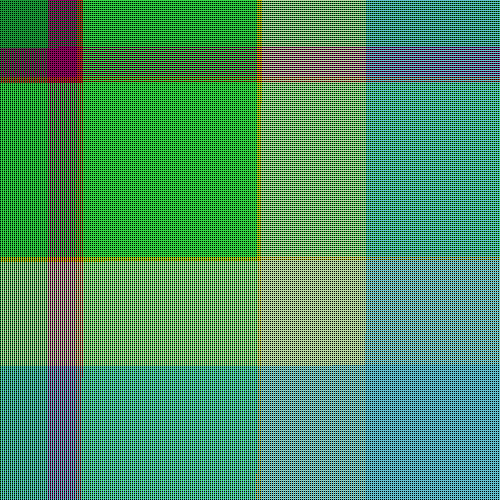
#> input picture example/p.bmp, 500 x 500 px; its folder holds only this picture in this run
$ python -i transformations.py   (imports and definitions only)
#> lines starting #> are read from the running program, lines starting #| are printed output that depends on the picture
# Program Made By: Ian McDowell
# Started 4 March 2019

from PIL import Image
import glob, os, imageio, random

#flips each pixel's y-coordinate
def flipY(fileName):
	im = Image.open(fileName)
	pixels = im.load()
	width = im.size[0];
	height = im.size[1];
	global img
	img = Image.new("RGBA",(width, height),(0,0,0,0))
	for x in range(width):
		for y in range(height):
			img.putpixel((x,y),pixels[x,abs(y-height)-1])
	img.save(fileName[:fileName.find('.')] + '_FlipY.bmp')
	print("Flipped-Y file has been created")

#flips each pixel's x-coordinate
def flipX(fileName):
	im = Image.open(fileName)
	pixels = im.load()
	width = im.size[0];
	height = im.size[1];
	global img
	img = Image.new("RGBA",(width, height),(0,0,0,0))
	for x in range(width):
		for y in range(height):
			img.putpixel((x,y),pixels[abs(x-width)-1,y])
	img.save(fileName[:fileName.find('.')] + '_FlipX.bmp')
	print("Flipped-X file has been created")

#randomly flips each pixel's x-coordinate
# [56 lines left out: functions randFlipX, randFlipY, randFlipXGif, randFlipYGif, not called in this run]

#takes 4 images and makes them into 1
def square(f1,f2,f3,f4,saveName):
	#TL;TR;BL;BR;saveName
	im1 = Image.open(f1)
	im2 = Image.open(f2)
	im3 = Image.open(f3)
	im4 = Image.open(f4)
	p1 = im1.load()
	p2 = im2.load()
	p3 = im3.load()
	p4 = im4.load()
	width = im1.size[0]+im2.size[0]
	height = im1.size[1]+im3.size[1]
	img = Image.new("RGBA",(width, height),(0,0,0,0))
	for x in range(width):
		for y in range(height):
			if(x < im1.size[0] and y < im1.size[1]):
				img.putpixel((x,y),p1[x,y])
			elif(x >= im1.size[0] and y < im1.size[1]):
				img.putpixel((x,y),p2[x-im1.size[0],y])
			elif(x < im1.size[0] and y >= im1.size[1]):
				img.putpixel((x,y),p3[x,y-im1.size[1]])
			elif(x >= im1.size[0] and y >= im1.size[1]):
				img.putpixel((x,y),p4[x-im1.size[0],y-im1.size[1]])
	img.save(saveName[:saveName.find('.')] + '_square.bmp')
	print(saveName+" file has been created")

#takes one image, gets all the flips to make it into a square
def squareStitch(fileName):
	#fileName is bottom right
	flipX(fileName)
#> in flipX, im is the input picture: PIL image 500x500 RGB; mean R, G, B 77.2, 145.7, 101.8
#> in flipX, `img = Image.new("RGBA",(width, height),(0,0,0,0))`: img: PIL image 500x500 RGBA; every value is 0
#> after the loop in flipX, `for x in range(width):`:
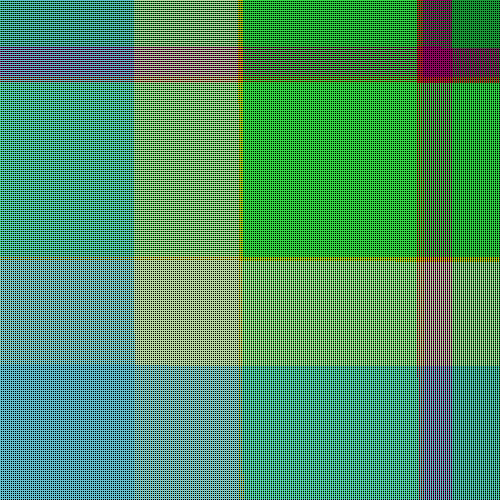
#> img: PIL image 500x500 RGBA; mean R, G, B, A 77.2, 145.7, 101.8, 255
	flipY(fileName)
#> after the loop in flipY, `for x in range(width):`:
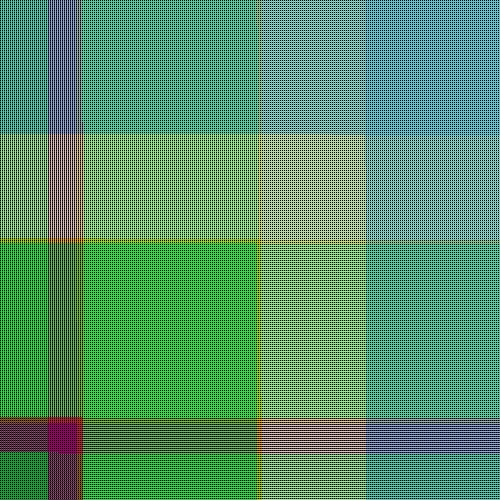
#> img: PIL image 500x500 RGBA; mean R, G, B, A 77.2, 145.7, 101.8, 255
	flipX(fileName[:fileName.find('.')] + '_FlipY.bmp')
#> call 2 of flipX, with fileName = 'example/p_FlipY.bmp'
#> after the loop in flipX (call 2), `for x in range(width):`:
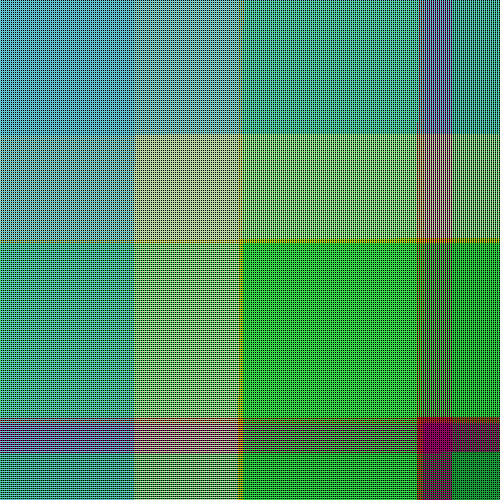
#> img: PIL image 500x500 RGBA; mean R, G, B, A 77.2, 145.7, 101.8, 255
	square(fileName[:fileName.find('.')] + '_FlipY_FlipX.bmp',
		fileName[:fileName.find('.')] + '_FlipY.bmp',
		fileName[:fileName.find('.')] + '_FlipX.bmp',
		fileName,fileName)
#> in square, `img = Image.new("RGBA",(width, height),(0,0,0,0))`: img: PIL image 1000x1000 RGBA; every value is 0
#> after the loop in square, `for x in range(width):`:
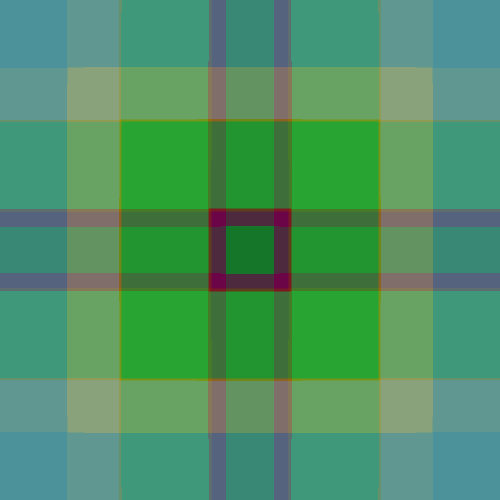
#> img: PIL image 1000x1000 RGBA (shown at 1/2 size); mean R, G, B, A 77.2, 145.7, 101.8, 255

#adds pixels of 2 photos
# [37 lines left out: functions addSameDimPhotos, addPhotos, not called in this run]

>>> result = squareStitch('example/p.bmp')
